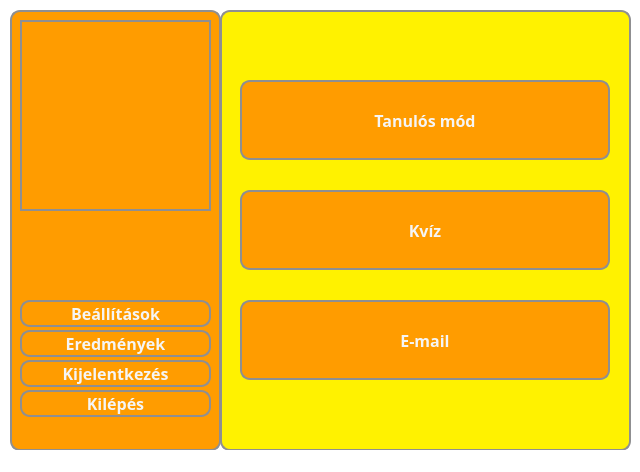
<?xml version="1.0" encoding="UTF-8"?>
<ui version="4.0">
 <class>MainWindow</class>
 <widget class="QMainWindow" name="MainWindow">
  <property name="geometry">
   <rect>
    <x>0</x>
    <y>0</y>
    <width>640</width>
    <height>472</height>
   </rect>
  </property>
  <property name="windowTitle">
   <string>Főképernyő</string>
  </property>
  <property name="styleSheet">
   <string notr="true">* {
	background-color: #FFFFFF;
}</string>
  </property>
  <widget class="QWidget" name="centralwidget">
   <widget class="QWidget" name="widget" native="true">
    <property name="geometry">
     <rect>
      <x>220</x>
      <y>10</y>
      <width>411</width>
      <height>441</height>
     </rect>
    </property>
    <property name="styleSheet">
     <string notr="true">* {
	background-color: #FFF200;
	border: 2px solid #8f8f91;
	border-radius: 10px;
	color: white;
	font-size: 16px;
	font-weight: bold;
}
</string>
    </property>
    <widget class="QPushButton" name="learningGameButton">
     <property name="geometry">
      <rect>
       <x>20</x>
       <y>70</y>
       <width>370</width>
       <height>80</height>
      </rect>
     </property>
     <property name="font">
      <font>
       <family>Corbel</family>
       <pointsize>-1</pointsize>
       <bold>true</bold>
      </font>
     </property>
     <property name="styleSheet">
      <string notr="true">* {
	background-color:  #FF9C00;
	color: whitesmoke;
}

*:hover {
	background-color: #FFF200;
	color: #8f8f91;
}</string>
     </property>
     <property name="text">
      <string>Tanulós mód</string>
     </property>
    </widget>
    <widget class="QPushButton" name="quizGameButton">
     <property name="geometry">
      <rect>
       <x>20</x>
       <y>180</y>
       <width>370</width>
       <height>80</height>
      </rect>
     </property>
     <property name="font">
      <font>
       <family>Corbel</family>
       <pointsize>-1</pointsize>
       <bold>true</bold>
      </font>
     </property>
     <property name="styleSheet">
      <string notr="true">* {
	background-color:  #FF9C00;
	color: whitesmoke;
}

*:hover {
	background-color: #FFF200;
	color: #8f8f91;
}</string>
     </property>
     <property name="text">
      <string>Kvíz</string>
     </property>
    </widget>
    <widget class="QPushButton" name="emailGameButton">
     <property name="geometry">
      <rect>
       <x>20</x>
       <y>290</y>
       <width>370</width>
       <height>80</height>
      </rect>
     </property>
     <property name="font">
      <font>
       <family>Corbel</family>
       <pointsize>-1</pointsize>
       <bold>true</bold>
      </font>
     </property>
     <property name="styleSheet">
      <string notr="true">* {
	background-color:  #FF9C00;
	color: whitesmoke;
}

*:hover {
	background-color: #FFF200;
	color: #8f8f91;
}</string>
     </property>
     <property name="text">
      <string>E-mail</string>
     </property>
    </widget>
   </widget>
   <widget class="QWidget" name="widget_2" native="true">
    <property name="geometry">
     <rect>
      <x>10</x>
      <y>10</y>
      <width>211</width>
      <height>441</height>
     </rect>
    </property>
    <property name="styleSheet">
     <string notr="true">* {
	background-color: #FF9C00;
	border: 2px solid #8f8f91;
	border-radius: 10px;
	color: white;
	font-size: 16px;
	font-weight: bold;
}</string>
    </property>
    <widget class="QFrame" name="profilePicture">
     <property name="geometry">
      <rect>
       <x>10</x>
       <y>10</y>
       <width>191</width>
       <height>191</height>
      </rect>
     </property>
     <property name="styleSheet">
      <string notr="true">border-radius: 0px;</string>
     </property>
     <property name="frameShape">
      <enum>QFrame::StyledPanel</enum>
     </property>
     <property name="frameShadow">
      <enum>QFrame::Raised</enum>
     </property>
    </widget>
    <widget class="QPushButton" name="resultsButton">
     <property name="geometry">
      <rect>
       <x>10</x>
       <y>320</y>
       <width>191</width>
       <height>27</height>
      </rect>
     </property>
     <property name="font">
      <font>
       <family>Corbel</family>
       <pointsize>-1</pointsize>
       <bold>true</bold>
      </font>
     </property>
     <property name="styleSheet">
      <string notr="true">* {
	background-color: #FF9C00;
	color: whitesmoke;
}

*:hover {
	background-color: #FFF200;
	color: #8f8f91;
}</string>
     </property>
     <property name="text">
      <string>Eredmények</string>
     </property>
    </widget>
    <widget class="QPushButton" name="settingsButton">
     <property name="geometry">
      <rect>
       <x>10</x>
       <y>290</y>
       <width>191</width>
       <height>27</height>
      </rect>
     </property>
     <property name="font">
      <font>
       <family>Corbel</family>
       <pointsize>-1</pointsize>
       <bold>true</bold>
      </font>
     </property>
     <property name="styleSheet">
      <string notr="true">* {
	background-color: #FF9C00;
	color: whitesmoke;
}

*:hover {
	background-color: #FFF200;
	color: #8f8f91;
}</string>
     </property>
     <property name="text">
      <string>Beállítások</string>
     </property>
    </widget>
    <widget class="QPushButton" name="logOutButton">
     <property name="geometry">
      <rect>
       <x>10</x>
       <y>350</y>
       <width>191</width>
       <height>27</height>
      </rect>
     </property>
     <property name="font">
      <font>
       <family>Corbel</family>
       <pointsize>-1</pointsize>
       <bold>true</bold>
      </font>
     </property>
     <property name="styleSheet">
      <string notr="true">* {
	background-color: #FF9C00;
	color: whitesmoke;
}

*:hover {
	background-color: #FFF200;
	color: #8f8f91;
}</string>
     </property>
     <property name="text">
      <string>Kijelentkezés</string>
     </property>
    </widget>
    <widget class="QPushButton" name="exitButton">
     <property name="geometry">
      <rect>
       <x>10</x>
       <y>380</y>
       <width>191</width>
       <height>27</height>
      </rect>
     </property>
     <property name="font">
      <font>
       <family>Corbel</family>
       <pointsize>-1</pointsize>
       <bold>true</bold>
      </font>
     </property>
     <property name="styleSheet">
      <string notr="true">* {
	background-color: #FF9C00;
	color: whitesmoke;
}

*:hover {
	background-color: #FFF200;
	color: #8f8f91;
}</string>
     </property>
     <property name="text">
      <string>Kilépés</string>
     </property>
    </widget>
    <widget class="QLabel" name="usernameLabel">
     <property name="geometry">
      <rect>
       <x>10</x>
       <y>210</y>
       <width>191</width>
       <height>61</height>
      </rect>
     </property>
     <property name="styleSheet">
      <string notr="true">border-style: none; color: whitesmoke;</string>
     </property>
     <property name="alignment">
      <set>Qt::AlignCenter</set>
     </property>
     <property name="wordWrap">
      <bool>true</bool>
     </property>
    </widget>
   </widget>
  </widget>
  <widget class="QStatusBar" name="statusbar"/>
 </widget>
 <resources/>
 <connections/>
</ui>
